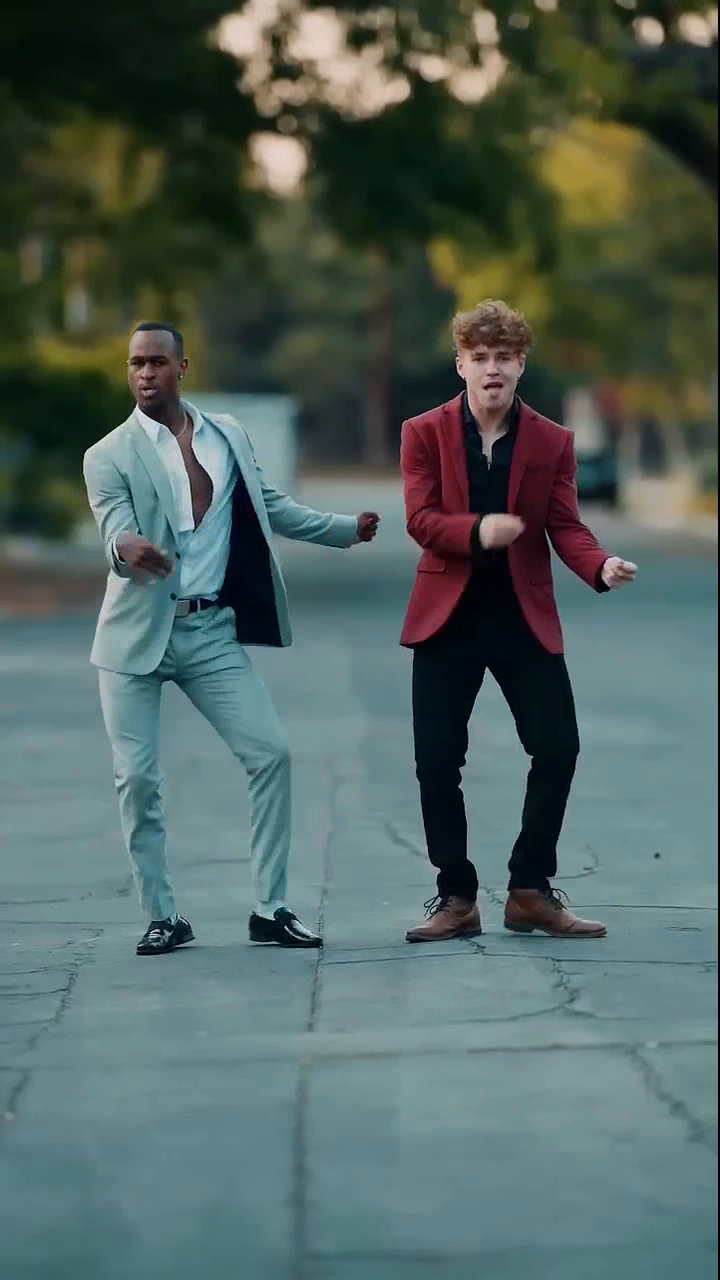
#> input picture frame 21 of data/videos/videoTest.mp4, 720 x 1280 px, given in place of 17165.mp4, which was not available
$ jupyter execute --allow-errors inference_webcam.ipynb
#> lines starting #> are read from the running program, lines starting #| are printed output that depends on the picture
### src/wholebodypose/models/rtmpose/model.py
from rtmlib import Wholebody, draw_skeleton
import numpy as np
import torch
import os
import sys
import io

class RTMPoseModel:
    def __init__(self, device:str='cuda', backend:str='onnxruntime',
                 mode:str='performance', to_openpose:bool=False,
                 use_thresholding:bool=False,kpt_thr:float=2.5,filter_noise:bool=False,
                 verbose:bool=True) -> None:
        """
        Initialize the RTMPoseModel.

        Args:
            device (str): The device to run the model on. Options: 'cpu', 'cuda'. Default: 'cuda'.
            backend (str): The backend to use for inference. Options: 'opencv', 'onnxruntime', 'openvino'. Default: 'onnxruntime'.
            mode (str): The mode of the model. Options: 'performance', 'lightweight', 'balanced'. Default: 'performance'.
            to_openpose (bool): Whether to convert the output to OpenPose-style. Default: False.
            filter_noise (bool): The filter noise process eliminates artifacts
            use_thresholding (bool): Configuration of thresholding.
                ```
                scores[scores>=self.kpt_thr]   = 1
                scores[scores<self.kpt_thr]    = 0
                keypoints[scores<self.kpt_thr] = 0
                ```
            kpt_thr (int): threshold to filtering
            verbose (bool): If True, shows loading messages. Default: True.
        """
        self.device = device
        self.backend = backend
        self.mode = mode
        self.to_openpose = to_openpose
        self.kpt_thr = kpt_thr
        self.filter_noise = filter_noise
        self.use_thresholding = use_thresholding
        self.verbose = verbose
        # Check if CUDA is available if device is set to 'cuda'
        if self.device == 'cuda' and not torch.cuda.is_available():
            if self.verbose:
                print("CUDA is not available. Falling back to CPU.")
            self.device = 'cpu'

        # Suppress ONNX Runtime C++ warnings
        if not self.verbose:
            os.environ["ORT_LOG_LEVEL"] = "3"
            try:
                import onnxruntime as ort
                ort.set_default_logger_severity(3)
            except ImportError:
                pass

        # Suppress rtmlib print statements if not verbose
        if not self.verbose:
            _stdout = sys.stdout
            sys.stdout = io.StringIO()
        try:
            self.model = Wholebody(to_openpose=self.to_openpose,
                                   mode=self.mode, backend=self.backend,
                                   device=self.device)
        finally:
            if not self.verbose:
                sys.stdout = _stdout

        self.foot_left_ids = [11,13,15]
        self.foot_right_ids = [12,14,16]
        self.hand_right_ids = [6,8,10,112]
        self.hand_left_ids = [5,7,9,91]

    # [36 lines left out: functions predict, thresholding, filter_ids, filter_scores, not called in this run]

### src/wholebodypose/utils/vision.py
"""Vision utilities for drawing pose keypoints and bounding boxes."""

import cv2
import numpy as np

from .coco133 import coco133


# [80 lines left out: functions valid_keypoint_mask, draw_text, draw_bbox, not called in this run]


class DrawerPose:
    """
    Draw pose keypoints and skeleton connections.

    Supports COCO Wholebody format (133 keypoints).
    """

    def __init__(self, mode_coco: bool = True):
        """
        Initialize pose drawer.

        Args:
            mode_coco: If True, uses standard COCO Wholebody format.
                      If False, adds custom middle points:
                        - middle_chest = 0.5 * (left_shoulder + right_shoulder)
                        - middle_hip = 0.5 * (left_hip + right_hip)
                      And additional links:
                        - middle_chest -> nose
                        - middle_hip -> middle_chest
        """
        self.skeleton_dict = coco133
        self.keypoint_info = self.skeleton_dict['keypoint_info']
        self.skeleton_info = self.skeleton_dict['skeleton_info']
        self.mode_coco = mode_coco

        # Build name to ID mapping
        self.name2id = {
            kpt_info['name']: kpt_info['id']
            for i, kpt_info in self.keypoint_info.items()
        }

        self.n_skeleton = 65 if self.mode_coco else 67

    # [180 lines left out: functions __call__, _draw_single_pose, _add_middle_points, _draw_skeleton_link, not called in this run]

### codes/rtmpose/inference_webcam.ipynb
[cell 1]
import sys
import cv2
import copy
sys.path.insert(1, '../../src/')
import matplotlib.pyplot as plt
from wholebodypose.models.rtmpose.model import RTMPoseModel
from wholebodypose.utils.vision import DrawerPose
#> (the rest of this cell did not finish here and is left out)

[cell 2]
#!curl http://host.docker.internal:8080

[cell 3]
kpt_thr = 2.5
#> (the rest of this cell did not finish here and is left out)

#> further down, frame is the input picture: shape (1280, 720, 3); mean B, G, R 94.9, 99.4, 82.1
#> `frame= cv2.resize(frame,(640,480))`:
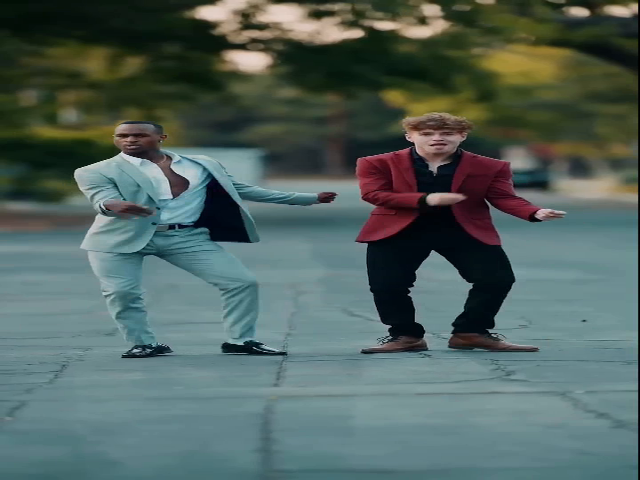
#> frame: shape (480, 640, 3); mean B, G, R 94.8, 99.4, 82

[cell 4]
# define a video capture object
#vid = cv2.VideoCapture("/media/cristian/12FF1F6D0CD48422/Research/Gloss/Gloss/Datasets/wlasl-complete/videos/17165.mp4")

#vid = cv2.VideoCapture(0)
#vid = cv2.VideoCapture("http://host.docker.internal:8080")
vid = cv2.VideoCapture("../../data/videos/17165.mp4")
cv2.namedWindow("frame", cv2.WINDOW_NORMAL)

last_frame = None
#> (the rest of this cell did not finish here and is left out)


$ run again, starting later in the video
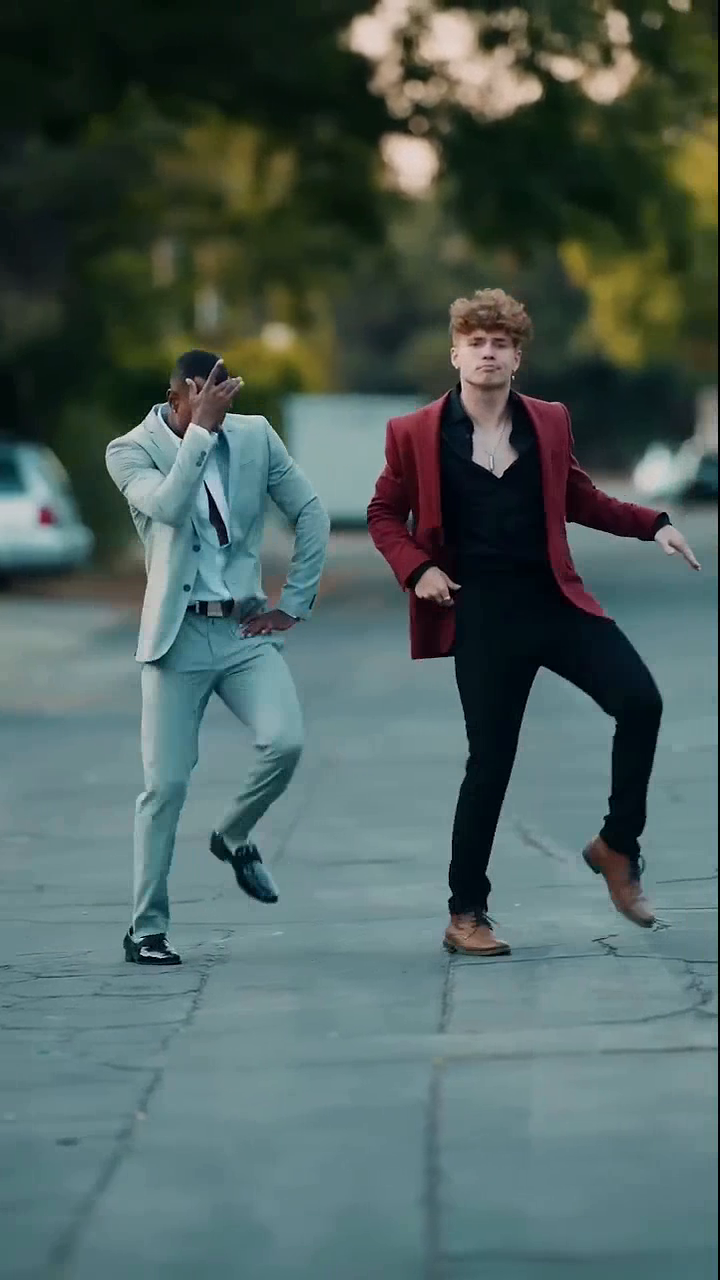
#> input picture frame 94 of data/videos/videoTest.mp4, 720 x 1280 px, given in place of 17165.mp4, which was not available
#> frame is the input picture: shape (1280, 720, 3); mean B, G, R 94, 97.3, 78.8
#> `frame= cv2.resize(frame,(640,480))`:
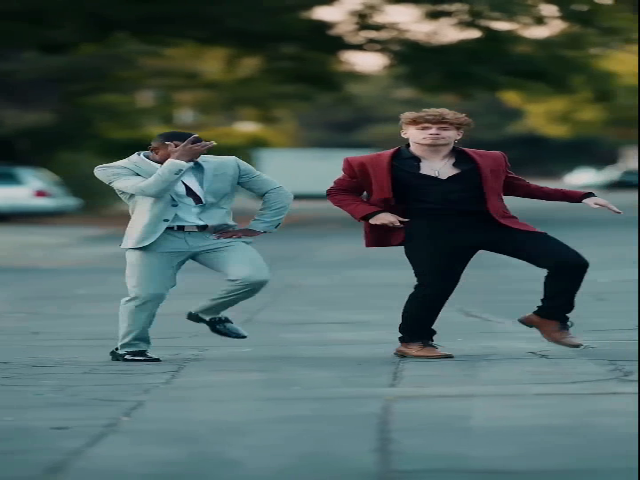
#> frame: shape (480, 640, 3); mean B, G, R 94, 97.3, 78.7

$ run again, starting later in the video
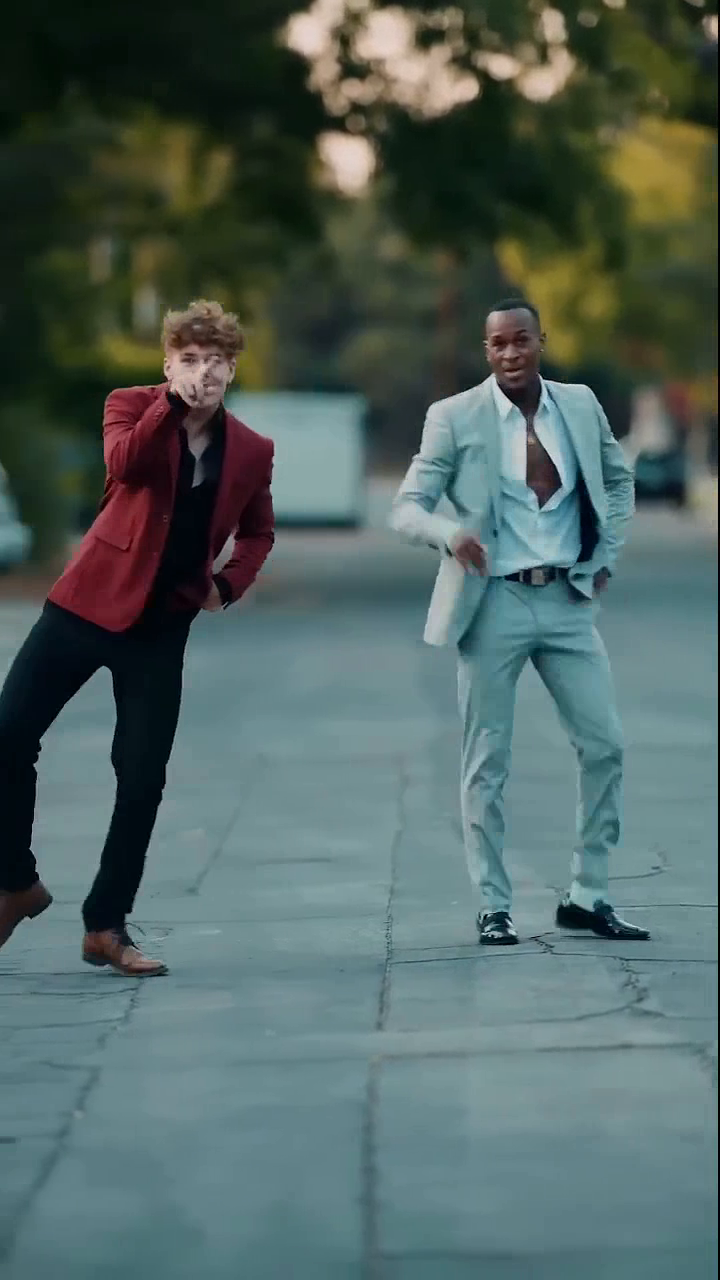
#> input picture frame 168 of data/videos/videoTest.mp4, 720 x 1280 px, given in place of 17165.mp4, which was not available
#> frame is the input picture: shape (1280, 720, 3); mean B, G, R 95.9, 99.6, 81.4
#> `frame= cv2.resize(frame,(640,480))`:
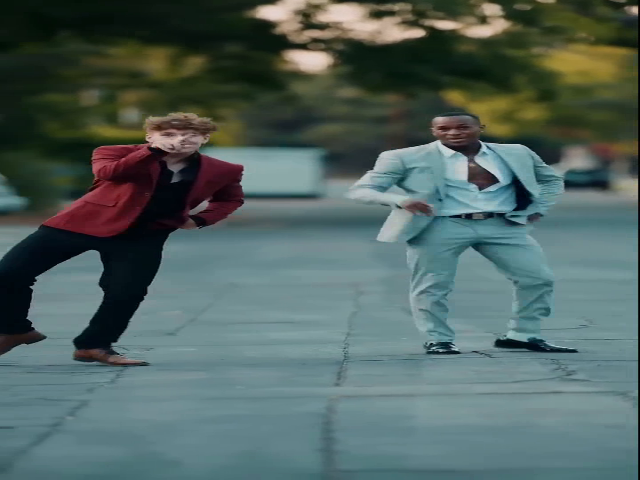
#> frame: shape (480, 640, 3); mean B, G, R 95.9, 99.6, 81.4
